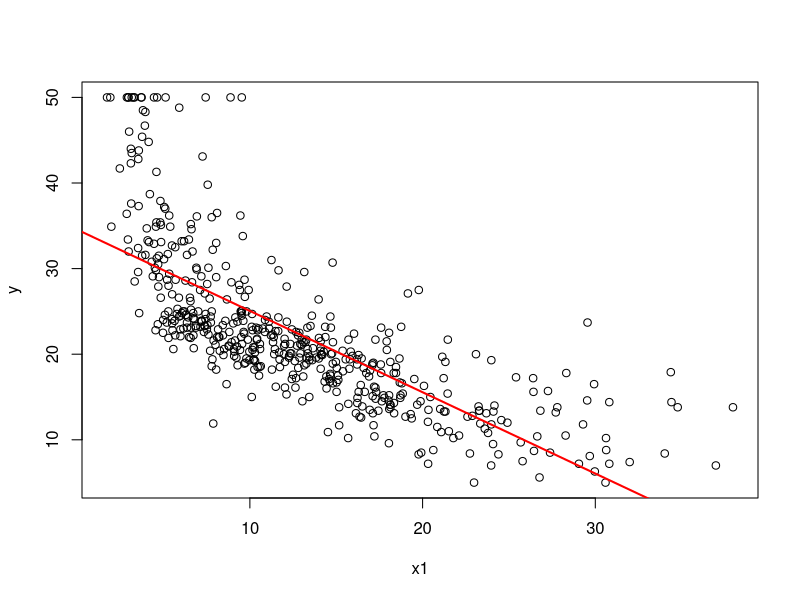
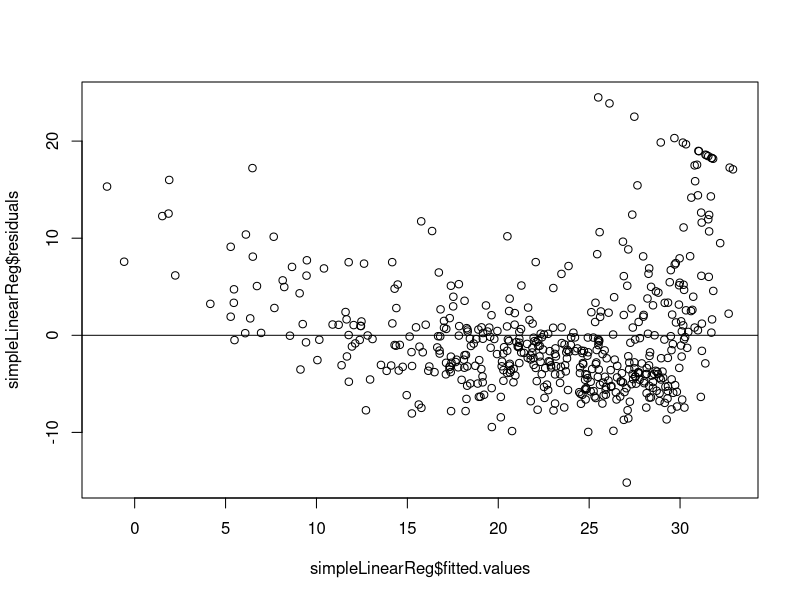
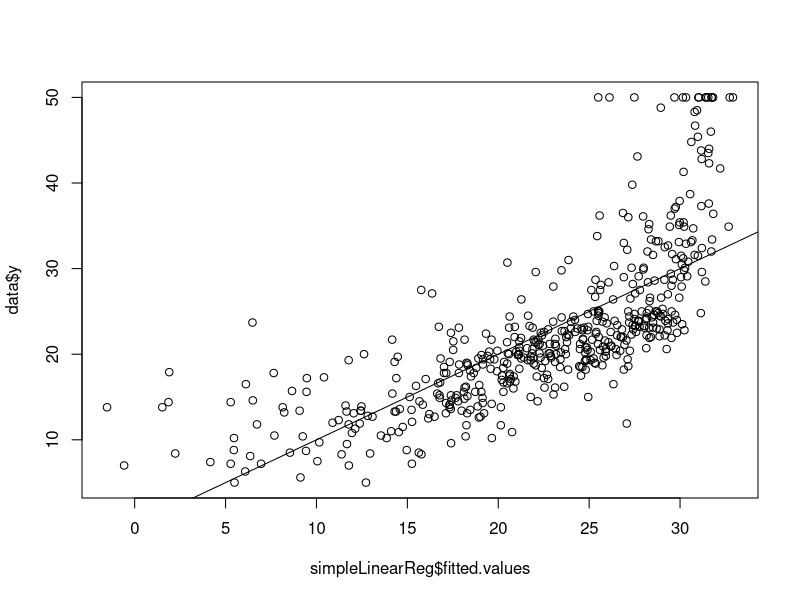
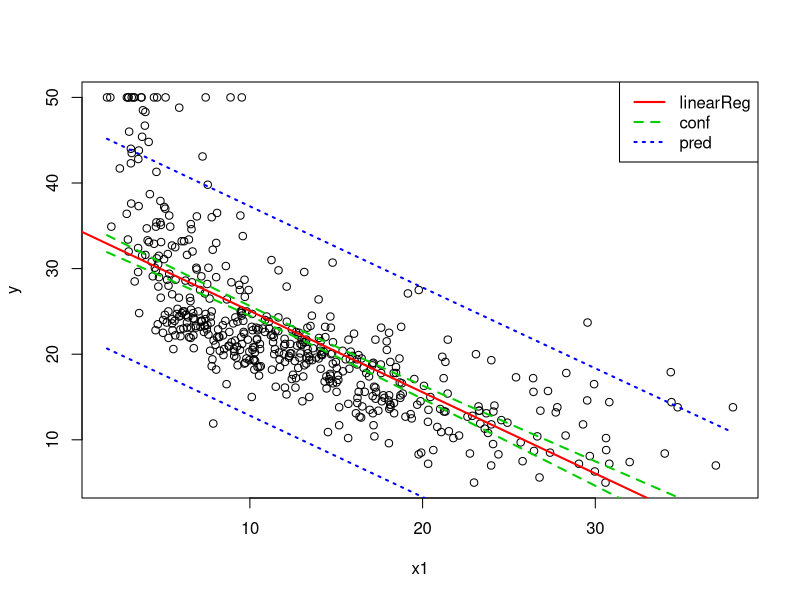
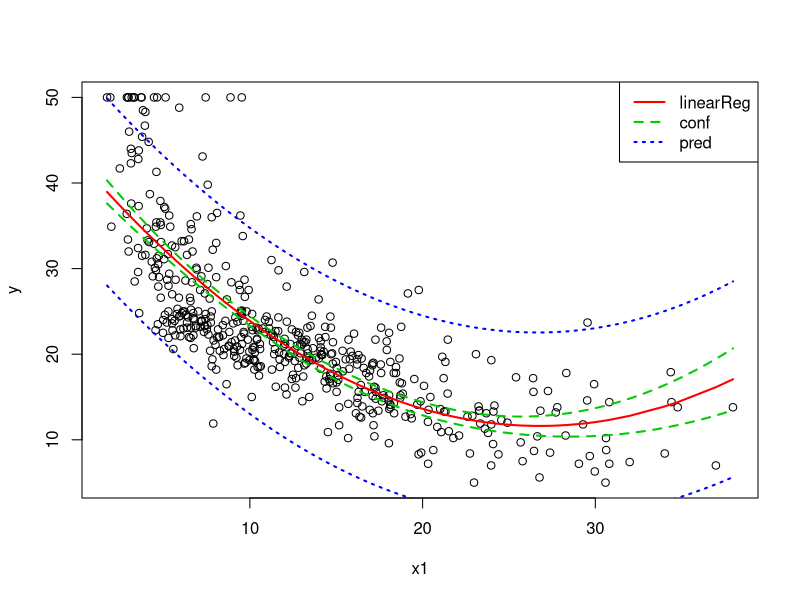

Source code (R) for these figures, in order:
# Adresse du dossier où vous travaillez
setwd("/home/charles/github/CREMIfiles/IF344_Analyse/apprentissageSuperviseRegression/Code")

# Packages utilisés dans la suite
library(MASS)
require(pls)
require(splines)

# Supprimer toutes les variables
rm(list=ls(all=TRUE))

# Utilisation de données sur data
# Affichage des informations
?Boston # help on Boston dataset from the lib MASS

# Affichage des données
print(Boston)

# Transformation des données
data <- Boston
data <- data.frame(
  y=Boston$medv,
  x1=Boston$lstat,
  x2=Boston$age,
  x3=Boston$crim,
  x4=Boston$zn,
  x5=Boston$indus,
  x6=Boston$chas,
  x7=Boston$nox,
  x8=Boston$rm,
  x9=Boston$dis,
  x10=Boston$rad,
  x11=Boston$tax,
  x12=Boston$ptratio,
  x13=Boston$black
)

# Paramètres
n <- length(data$y) # nb rows
alpha <- 0.05

## Mise en place de la régression linéaire [SIMPLE]
# Peut on utiliser x1 = pourcentage de la population pauvre
# pour prédire y = valeur médiane des maisons en milliers de dollars.
simpleLinearReg <- lm(y~x1, data=data) # fitting Linear Models

# Affichage du résultat de la régression linéaire
# épaisseur de la ligne = 2 ; couleur de la ligne = rouge
plot(y~x1, data=data)
abline(simpleLinearReg, lwd=2, col="red") # lwd : Line WiDth/thickness

# Affichage des résidus en fonction de la prédiction
plot(simpleLinearReg$fitted.values, simpleLinearReg$residuals)
abline(0, 0)

# Affichage des valeurs prédites en fonction des valeurs observées
plot(simpleLinearReg$fitted.values, data$y)
abline(0, 1)

# Affichage du résultat : calculer le risque à 5 % avec :
# la t-value / la p-value/ la statistique de Fisher
summary(simpleLinearReg)
# Risque à 5 % (pour la t-value / la statistique de Fisher)
qt(1-alpha/2, n-2) # t-value
qf(1-alpha/2, 1, n-2) # alpha Fisher

# Intervalle de confiance des paramètres estimés
# Risque à 5 % avec l’intervalle de confiance
confint(simpleLinearReg)
# on fait l'interval de confiance à 95% pour avoir 5% d'erreur
confint(simpleLinearReg, level=1-alpha)

# Adéquation au modèle avec le R^2
summary(simpleLinearReg)

# Prédiction d’une valeur ultérieure (valeur de x1 testée = 10)
# Intervalle de confiance pour la prédiction de y pour une valeur donnée de x1
predict(simpleLinearReg, data.frame(x1=10), interval="confidence")
# Intervalle de prédiction pour la prédiction de y pour une valeur donnée de x1
predict(simpleLinearReg, data.frame(x1=10), interval="prediction")

# Affichage de l’intervalle de confiance et de prédiction
seqx1 <- seq(min(data$x1), max(data$x1), length=50)
intpred <- predict(simpleLinearReg, data.frame(x1=seqx1), interval="prediction")[,c("lwr", "upr")]
intconf <- predict(simpleLinearReg, data.frame(x1=seqx1), interval="confidence")[,c("lwr", "upr")]
plot(data$y~data$x1, xlab="x1", ylab="y")
abline(simpleLinearReg, lwd=2, col="red")
# cbind(a, b) = Combine a & b ; lty = Line sTYle (1: line, 2: dashed, 3: dotted...)
matlines(seqx1, cbind(intconf, intpred), lty=c(2, 2, 3, 3), col=c("green3", "green3", "blue", "blue"), lwd=c(2, 2))
legend("topright", lty=c(1, 2, 3), lwd=c(2, 2, 2), c("linearReg", "conf", "pred"), col=c("red", "green3", "blue"))

# Test de normalité des résidus
shapiro.test(resid(simpleLinearReg))

# Validation du modèle par validation croisée
MSE <- 0
for (i in 1:n) {
  dataToPredict <- data$y[i]
  dataTemp <- data[-c(i),]
  reg <- lm(y~x1, data=dataTemp)
  predictedValue <- predict(reg, data.frame(x1=data$x1[i]), interval="prediction")
  MSE <- MSE+(dataToPredict-predictedValue[1])^2
}
MSE <- MSE/n
cat("Valeur du résidu avec la validation croisée", MSE)

## Et le non linéaire ?
## Cas polynomial (simple = une variable)
degpoly <- 2
simplePolyReg <- lm(y~poly(x1, degpoly), data=data)

# Risque à 5 % (pour la t-value / la statistique de Fisher)
qt(1-alpha/2, n-2)
qf(1-alpha/2, 1, n-2)

# Intervalle de confiance des paramètres estimés
# Risque à 5 % avec l’intervalle de confiance
confint(simplePolyReg)

# Adéquation au modèle avec le R^2
summary(simplePolyReg)

# Affichage de l’intervalle de confiance et de prédiction
seqx1 <- seq(min(data$x1), max(data$x1), length=50)
intpred <- predict(simplePolyReg, data.frame(x1=seqx1), interval="prediction")[,c("lwr", "upr")]
intconf <- predict(simplePolyReg, data.frame(x1=seqx1), interval="confidence")[,c("lwr", "upr")]
plot(data$y~data$x1, xlab="x1", ylab="y")
pred <- predict(simplePolyReg, data.frame(x1=sort(data$x1)))
lines(sort(data$x1), pred, lwd=2, col="red")
matlines(seqx1, cbind(intconf, intpred), lty=c(2, 2, 3, 3), col=c("green3", "green3", "blue", "blue"), lwd=c(2, 2))
legend("topright", lty=c(1, 2, 3), lwd=c(2, 2, 2), c("linearReg", "conf", "pred"), col=c("red", "green3", "blue"))

# Test de normalité des résidus
shapiro.test(resid(simplePolyReg))

# Validation du modèle par validation croisée
MSE <- 0
for (i in 1:n) {
  dataToPredict <- data$y[i]
  dataTemp <- data[-c(i),]
  reg <- lm(y~poly(x1, degpoly), data=dataTemp)
  predictedValue <- predict(reg, data.frame(x1=data$x1[i]), interval="prediction")
  MSE <- MSE+(dataToPredict-predictedValue[1])^2
}
MSE <- MSE/n
# Valeur du résidu avec la validation croisée
print(MSE)
